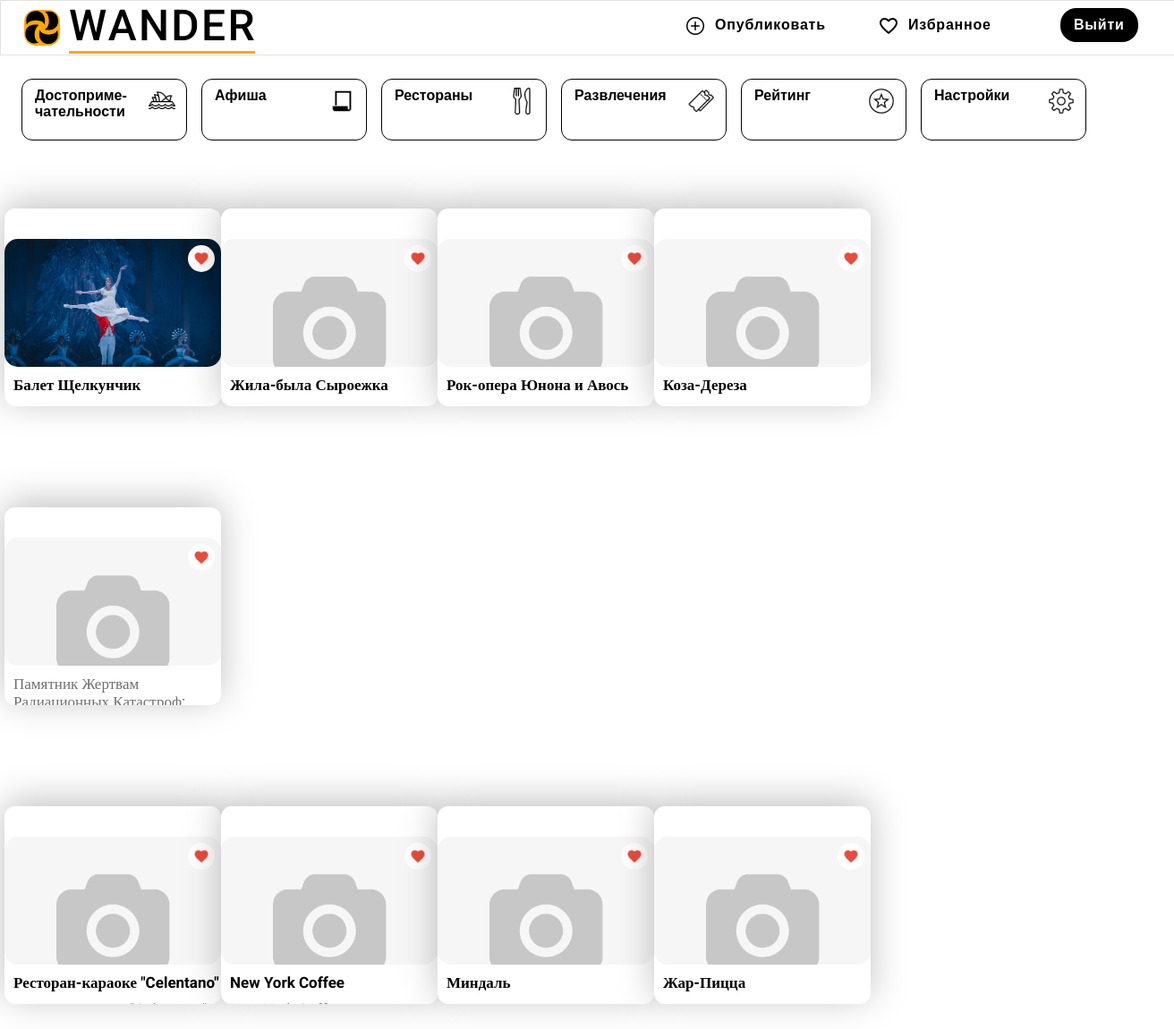
The page /users/profile/favourites/ (signed in) on the database its author committed.
### wander/models.py (models this page shows, shortened)
class PosterEvent(models.Model):
    class Meta:
        db_table = "poster_event"
    class NewManager(models.Manager):
        def get_queryset(self):
            return super().get_queryset().filter(status='opened')
    options = (
        ('opened', 'Opened'),
        ('closed', 'Closed'),
    )
    place = models.ForeignKey(Place, on_delete=models.CASCADE)
    date_start = models.DateField(auto_now=False, auto_now_add=False, default=timezone.now)
    date_end = models.DateField(auto_now=False, auto_now_add=False, default=None, null=True)
    name = models.CharField(max_length=30, default='add_name_event')
    ended = models.BooleanField(default=False)
    status = models.CharField(max_length=10, choices=options, default='opened')
    favourites = models.ManyToManyField(
        User, related_name='favourite_poster_event', default=None, blank=True)
    objects = models.Manager()  # default manager
    newmanager = NewManager()  # custom manager
    image = models.ImageField(upload_to=image_path_posterevent, default='img/default.jpg')

class Attraction(models.Model):
    class NewManager(models.Manager):
        def get_queryset(self):
            return super().get_queryset() .filter(status='opened')
    options = (
        ('opened', 'Opened'),
        ('closed', 'Closed'),
    )
    place = models.ForeignKey(Place, on_delete=models.CASCADE, )
    history = models.CharField(max_length=255)
    status = models.CharField(max_length=10, choices=options, default='opened')
    favourites = models.ManyToManyField(
        User, related_name='favourite_attraction', default=None, blank=True)
    objects = models.Manager()  # default manager
    newmanager = NewManager()  # custom manager
    image = models.ImageField(upload_to=image_path_attraction, default='img/default.jpg')

class Place(models.Model):
    city = models.ForeignKey(City, on_delete=models.CASCADE, related_name='city')
    full_address = models.CharField(max_length=255)
    name = models.CharField(max_length=50)
    rating = models.FloatField(max_length=3)
    description = models.CharField(max_length=255)
    def __str__(self):
        return "%s: %s, %s" % (self.name, self.city.__str__(),  self.full_address)

class City(models.Model):
    name = models.CharField(max_length=20)
    def __str__(self):
        return "%s" % self.name

class Restaurant(models.Model):
    class NewManager(models.Manager):
        def get_queryset(self):
            return super().get_queryset().filter(status='opened')
    options = (
        ('opened', 'Opened'),
        ('closed', 'Closed'),
    )
    place = models.ForeignKey(Place, on_delete=models.CASCADE,)
    name = models.CharField(max_length=50)
    description = models.CharField(max_length=255)
    status = models.CharField(max_length=10, choices=options, default='opened')
    favourites = models.ManyToManyField(
        User, related_name='favourite_restaurant', default=None, blank=True)
    objects = models.Manager()  # default manager
    newmanager = NewManager()  # custom manager
    image = models.ImageField(upload_to=image_path_restaurant, default='img/default.jpg')

### users/views.py (the view)
# urls.py: path('profile/favourites/', views.favourite_list, name='favourite_list'),
@ login_required
def favourite_list(request):
    new_poster_event = PosterEvent.newmanager.filter(favourites=request.user)
    new_restaurant = Restaurant.newmanager.filter(favourites=request.user)
    new_attraction = Attraction.newmanager.filter(favourites=request.user)
    return render(request,
                  'users/favourites.html',
                  {'new_poster_event': new_poster_event,
                   'new_restaurant': new_restaurant,
                   'new_attraction': new_attraction})

### users/templates/users/favourites.html (shortened to what this page needs)
{% extends 'wander/base_new.html' %}
{% load static %}
{% block context %}
    <section class="blocks-row-city">
        {% for poster in new_poster_event %}
            <a href="#">
                <div class="block">
                    <div class="bl_img" style="background-image: url('{{ poster.image.url }}')">
                        <button>
                            {% if request.user.is_authenticated %}
                            {% if poster.favourites.filter.exists %}
                            <div><a href="{% url 'users:favourite_add_poster' poster.id %}" class="">
                                <div class="bl_favorites"> <img src={% static 'wander/img/no_love.png' %} alt="no_love"></div></a></div>
                            {% else %}
                            <div><a href="{% url 'users:favourite_add_poster' poster.id %}" class="">
                                <div class="bl_favorites"> <img src={% static 'wander/img/love.png' %} alt="love"></div></a></div>
                            {% endif %}
                            {% else %}
                            <div><a href="{% url 'users:signup' %}" class="">
                                <div class="bl_favorites"> <img src={% static 'wander/img/love.png' %} alt="love"> </div></a></div>
                            {% endif %}
                        </button>
                    </div>
                    <div class="bl_text">
                        <div class="name">{{ poster.name }}</div>
                        <div class="address">{{ poster.place.name }}</div>
                    </div>
                </div>
            </a>
        {% empty %}
            <li>В избранном пока ещё нет мероприятий.</li>
        {% endfor %}
    </section>
    <section class="blocks-row-city">
        {% for attraction in new_attraction %}
            <a href="#">
                <div class="block">
                    <div class="bl_img" style="background-image: url('{{ attraction.image.url }}')">
                        <button>
                            {% if request.user.is_authenticated %}
                                {% if attraction %}
                            <div><a href="{% url 'users:favourite_add_attraction' attraction.id %}" class="">
                                <div class="bl_favorites"> <img src={% static 'wander/img/no_love.png' %} alt="no_love"></div></a></div>
                            {% else %}
                            <div><a href="{% url 'users:favourite_add_attraction' attraction.id %}" class="">
                                <div class="bl_favorites"> <img src={% static 'wander/img/love.png' %} alt="love"></div></a></div>
                            {% endif %}
                            {% else %}
                            <div><a href="{% url 'users:signup' %}" class="">
                                <div class="bl_favorites"> <img src={% static 'wander/img/love.png' %} alt="love"></div></a></div>
                            {% endif %}
                        </button>
                    </div>
                    <div class="bl_text">
                        <div class="address">{{ attraction.place }}</div>
                    </div>
                </div>
            </a>
        {% empty %}
            <li>В избранном пока ещё нет достопримечательностей.</li>
        {% endfor %}
    </section>
    <section class="blocks-row-city">
        {% for restaurants in new_restaurant %}
            <a href="#">
                <div class="block">
                    <div class="bl_img" style="background-image: url('{{ restaurants.image.url }}')">
                        <button>
                            {% if request.user.is_authenticated %}
                            {% if restaurants %}
                            <div><a href="{% url 'users:favourite_add_restaurant' restaurants.id %}" class="">
                                <div class="bl_favorites"> <img src={% static 'wander/img/no_love.png' %} alt="no_love"></div></a></div>
                            {% else %}
                            <div><a href="{% url 'users:favourite_add_restaurant' restaurants.id %}" class="">
                                <div class="bl_favorites"> <img src={% static 'wander/img/love.png' %} alt="love"></div></a></div>
                            {% endif %}
                            {% else %}
                            <div><a href="{% url 'users:signup' %}" class="">
                                <div class="bl_favorites"> <img src={% static 'wander/img/love.png' %} alt="love"></div></a></div>
                            {% endif %}
                        </button>
                    </div>
                    <div class="bl_text">
                        <div class="name">{{ restaurants.name }}</div>
                        <div class="address">{{ restaurants.place }}</div>
                    </div>
                </div>
            </a>
        {% empty %}
            <li>В избранном пока ещё нет ресторанов.</li>
        {% endfor %}
    </section>
{% endblock %}

### wander/static/wander/place_.css (style rules this page uses)
* { margin:0; padding:0; }
section { width: 1280px; min-height: 10px; margin:0 auto; position: relative; }
.blocks-row-city { width: 1302px; margin: 75px auto; position: relative; flex-flow: wrap; display: flex; }
.block>a { display: inline-block; text-decoration: none; transition: all 0,2; margin-bottom: 30px; margin-right:15px; }
.block { height: 221px; width: 242px; margin-bottom:38px; box-shadow: 0px -6px 40px rgba(0, 0, 0, 0.25); background: #FFFFFF; box-sizing: border-box; border-radius: 12px; overflow: hidden; }
.bl_img { height: 143px; width: 242px; border-radius: 15px; background-size: cover; background-image:url(img/krem.png); }
.bl_img>button { border:none; float:right; margin-right: 7px; margin-top: 7px; background:none; }
.bl_favorites { display: flex; align-items:center; justify-content:center; height: 30px; width: 30px; background: #FFFDFD; border-radius: 50px; }
.bl_favorites>img { height: 18px; width: 18px; }
.bl_text { margin-left: 10px; margin-top: 10px; }
.name { margin-bottom: 10px; font-family: Roboto; font-weight: bold; font-size: 17px; line-height: 20px; color: #000000; }
.address { font-family: Roboto; font-size: 17px; line-height: 20px; color: #6E6E6E; overflow-x:hidden; padding-bottom: 10px; }

### rows shown on the page
PosterEvent: image (picture), name "Балет Щелкунчик"
PosterEvent: image (placeholder picture), name "Жила-была Сыроежка"
PosterEvent: image (placeholder picture), name "Рок-опера Юнона и Авось"
PosterEvent: image (placeholder picture), name "Коза-Дереза"
Attraction: image (placeholder picture), place "Памятник Жертвам…"
Restaurant: image (placeholder picture), name "Ресторан-караоке \"Celentano\""
Restaurant: image (placeholder picture), name "New York Coffee"
Restaurant: image (placeholder picture), name "Миндаль"
Restaurant: image (placeholder picture), name "Жар-Пицца"
